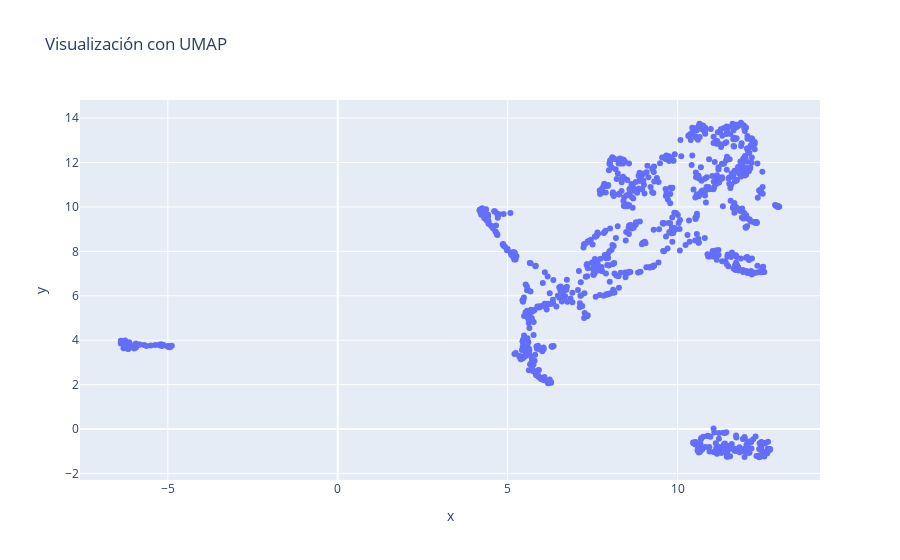

Here is the notebook cell this chart was saved with:
### Code cell
import plotly.express as px

fig = px.scatter(
    x=umap_emb[:,0], y=umap_emb[:,1], title='Visualización con UMAP',
    hover_name=samples
)

fig.show()

### Figure 1 — Plotly figure (JSON) as saved in the notebook; plotly's stock layout.template omitted (floating-point values rounded to 4 significant figures; data arrays with more than 128 entries replaced by an {"elided": "..."} marker saying what was removed)
{"data": [{"hovertemplate": "<b>%{hovertext}</b><br><br>x=%{x}<br>y=%{y}<extra></extra>", "hovertext": {"elided": "1000 str values"}, "legendgroup": "", "marker": {"color": "#636efa", "symbol": "circle"}, "mode": "markers", "name": "", "orientation": "v", "showlegend": false, "type": "scatter", "x": {"elided": "1000 float values"}, "xaxis": "x", "y": {"elided": "1000 float values"}, "yaxis": "y"}], "layout": {"legend": {"tracegroupgap": 0}, "title": {"text": "Visualización con UMAP"}, "xaxis": {"anchor": "y", "domain": [0, 1], "title": {"text": "x"}}, "yaxis": {"anchor": "x", "domain": [0, 1], "title": {"text": "y"}}}}
